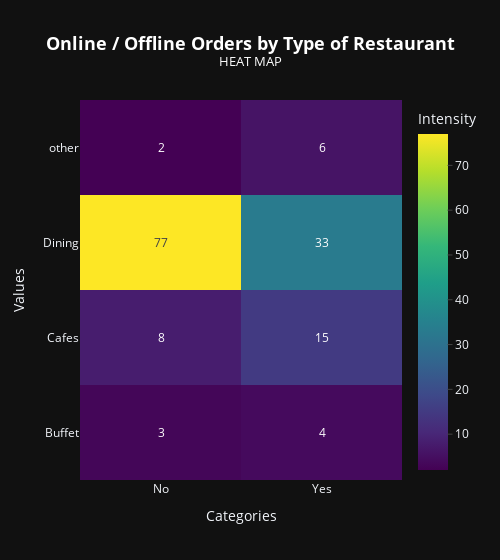

This figure's notebook cell:
### Code cell
trace = go.Heatmap(
    z = piv.values,
    x = piv.columns,
    y = piv.index,
    colorscale = 'Viridis',
    colorbar = dict(title = 'Intensity', ticks = 'outside'),
    texttemplate = '%{z}',
    showscale = True
)
layout = go.Layout(
    title = dict(text = '<b>Online / Offline Orders by Type of Restaurant</b><br><sup>HEAT MAP</sup>', font = dict(size = 18, color = 'white'), x = 0.5),
    xaxis = dict(title = 'Categories'),
    yaxis = dict(title = 'Values'),
    width = 500,
    template = 'plotly_dark'
)
fig = go.Figure(trace, layout)
fig.show()

### Figure 1 — Plotly figure (JSON) as saved in the notebook; plotly's stock layout.template omitted (floating-point values rounded to 4 significant figures)
{"data": [{"colorbar": {"ticks": "outside", "title": {"text": "Intensity"}}, "colorscale": [[0, "#440154"], [0.1111, "#482878"], [0.2222, "#3e4989"], [0.3333, "#31688e"], [0.4444, "#26828e"], [0.5556, "#1f9e89"], [0.6667, "#35b779"], [0.7778, "#6ece58"], [0.8889, "#b5de2b"], [1, "#fde725"]], "showscale": true, "texttemplate": "%{z}", "type": "heatmap", "x": ["No", "Yes"], "y": ["Buffet", "Cafes", "Dining", "other"], "z": [[3, 4], [8, 15], [77, 33], [2, 6]]}], "layout": {"title": {"font": {"color": "white", "size": 18}, "text": "<b>Online / Offline Orders by Type of Restaurant</b><br><sup>HEAT MAP</sup>", "x": 0.5}, "width": 500, "xaxis": {"title": {"text": "Categories"}}, "yaxis": {"title": {"text": "Values"}}}}
